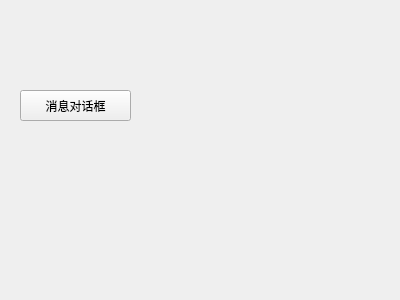
<?xml version="1.0" encoding="UTF-8"?>
<ui version="4.0">
 <class>Widget</class>
 <widget class="QWidget" name="Widget">
  <property name="geometry">
   <rect>
    <x>0</x>
    <y>0</y>
    <width>400</width>
    <height>300</height>
   </rect>
  </property>
  <property name="windowTitle">
   <string>Widget</string>
  </property>
  <widget class="QPushButton" name="pushButton">
   <property name="geometry">
    <rect>
     <x>20</x>
     <y>90</y>
     <width>111</width>
     <height>31</height>
    </rect>
   </property>
   <property name="text">
    <string>消息对话框</string>
   </property>
  </widget>
 </widget>
 <layoutdefault spacing="6" margin="11"/>
 <resources/>
 <connections/>
</ui>
